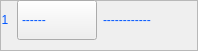
                                         <widget class="QFrame" name="frame_38">
                                          <property name="minimumSize">
                                           <size>
                                            <width>0</width>
                                            <height>40</height>
                                           </size>
                                          </property>
                                          <property name="frameShape">
                                           <enum>QFrame::StyledPanel</enum>
                                          </property>
                                          <property name="frameShadow">
                                           <enum>QFrame::Raised</enum>
                                          </property>
                                          <widget class="QWidget" name="layoutWidget_12">
                                           <property name="geometry">
                                            <rect>
                                             <x>-1</x>
                                             <y>-1</y>
                                             <width>189</width>
                                             <height>42</height>
                                            </rect>
                                           </property>
                                           <layout class="QHBoxLayout" name="horizontalLayout_76">
                                            <item>
                                             <widget class="QLabel" name="lb_Port_38">
                                              <property name="enabled">
                                               <bool>false</bool>
                                              </property>
                                              <property name="minimumSize">
                                               <size>
                                                <width>10</width>
                                                <height>40</height>
                                               </size>
                                              </property>
                                              <property name="styleSheet">
                                               <string notr="true">border: 0px;
font: 14pt &quot;クレPro by 宁静之雨，微信公众号njzyshare&quot;;
color: rgb(0, 85, 255);</string>
                                              </property>
                                              <property name="text">
                                               <string>1</string>
                                              </property>
                                              <property name="alignment">
                                               <set>Qt::AlignCenter</set>
                                              </property>
                                             </widget>
                                            </item>
                                            <item>
                                             <widget class="QComboBox" name="com_CH2_Date1">
                                              <property name="minimumSize">
                                               <size>
                                                <width>80</width>
                                                <height>40</height>
                                               </size>
                                              </property>
                                              <property name="cursor">
                                               <cursorShape>PointingHandCursor</cursorShape>
                                              </property>
                                              <property name="mouseTracking">
                                               <bool>true</bool>
                                              </property>
                                              <property name="toolTip">
                                               <string>波特率选择</string>
                                              </property>
                                              <property name="styleSheet">
                                               <string notr="true"> QComboBox QAbstractItemView{
	background-color: rgb(33, 37, 43);
    border-radius:5px 5px 5px 5px;
	font: 14pt &quot;クレPro by 宁静之雨，微信公众号njzyshare&quot;;
	font-size:14px;
 }
 QComboBox{
	font: 14pt &quot;クレPro by 宁静之雨，微信公众号njzyshare&quot;;
	border-color: rgb(0, 0, 0);
	color: rgb(0, 85, 255);
}
  QComboBox::drop-down {
      width: 0px;
      border:none;
  }</string>
                                              </property>
                                              <item>
                                               <property name="text">
                                                <string>------</string>
                                               </property>
                                              </item>
                                              <item>
                                               <property name="text">
                                                <string>Vpp</string>
                                               </property>
                                              </item>
                                              <item>
                                               <property name="text">
                                                <string>Freq</string>
                                               </property>
                                              </item>
                                              <item>
                                               <property name="text">
                                                <string>Max</string>
                                               </property>
                                              </item>
                                              <item>
                                               <property name="text">
                                                <string>Min</string>
                                               </property>
                                              </item>
                                              <item>
                                               <property name="text">
                                                <string>Mean</string>
                                               </property>
                                              </item>
                                              <item>
                                               <property name="text">
                                                <string>RMS</string>
                                               </property>
                                              </item>
                                             </widget>
                                            </item>
                                            <item>
                                             <widget class="QLabel" name="lb_CH2_Date1">
                                              <property name="enabled">
                                               <bool>false</bool>
                                              </property>
                                              <property name="minimumSize">
                                               <size>
                                                <width>85</width>
                                                <height>40</height>
                                               </size>
                                              </property>
                                              <property name="styleSheet">
                                               <string notr="true">color: rgb(0, 85, 255);
border: 0px;
font: 14pt &quot;クレPro by 宁静之雨，微信公众号njzyshare&quot;;</string>
                                              </property>
                                              <property name="text">
                                               <string>------------</string>
                                              </property>
                                              <property name="alignment">
                                               <set>Qt::AlignLeading|Qt::AlignLeft|Qt::AlignVCenter</set>
                                              </property>
                                             </widget>
                                            </item>
                                           </layout>
                                          </widget>
                                         </widget>
